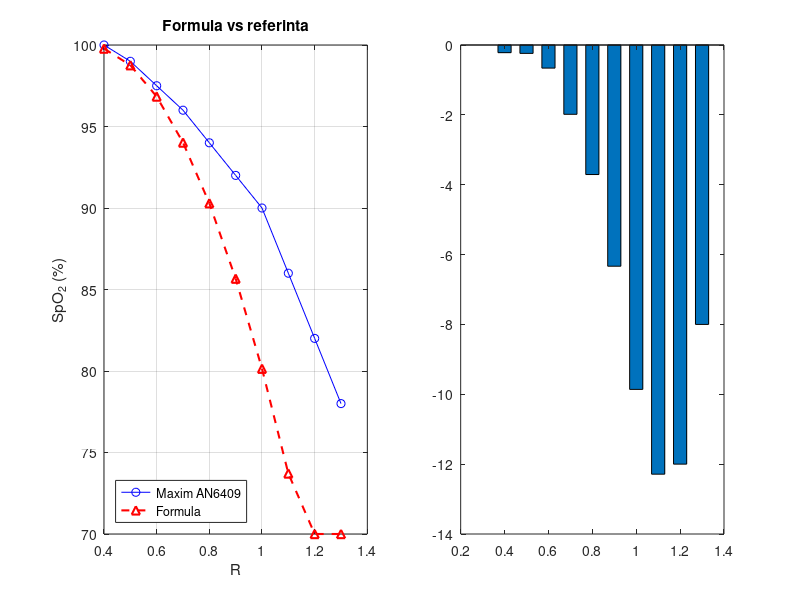

MATLAB code for this plot: (Note: this script raises an error after producing the figure.)
%
% spo2_hw.m, VitalMonitor (proof of concept)
%  Trei verificari numerice aliniate la firmware:
%   1. Formula SpO2 (spo2_sensor.h) vs tabelul de referinta Maxim AN6409
%   2. Reconstructia tensiunii bateriei cu factorul din config.h
%   3. Incarcarea CPU FreeRTOS pe nuclee (estimare)
%  Caracter: simulare / calcul, nu masuratori. Rulare: Run in MATLAB.
%
clear; clc; close all;

% 1. FORMULA SpO2 vs Maxim AN6409
R   = [0.40 0.50 0.60 0.70 0.80 0.90 1.00 1.10 1.20 1.30];
ref = [100   99   97.5  96   94   92   90   86   82   78 ];
sp  = max(70, min(100, -45.06*R.^2 + 30.35*R + 94.85));
err = sp - ref;
fprintf(' FORMULA SpO2 \n');
fprintf('%-6s %-12s %-8s %-8s\n','R','formula','ref','eroare');
for i=1:numel(R); fprintf('%-6.2f %-12.1f %-8.1f %+6.2f%%\n', R(i),sp(i),ref(i),err(i)); end
fprintf('  |eroare| pentru R<=0.70 (SpO2>=96%%): %.2f%%  (valida sub 2%%)\n', max(abs(err(R<=0.70))));

figure('Name','Validare SpO2','Position',[60 60 1000 420]);
subplot(1,2,1); plot(R,ref,'bo-',R,sp,'r^--','LineWidth',1.5); grid on;
  xlabel('R'); ylabel('SpO_2 (%)'); legend('Maxim AN6409','Formula','Location','southwest');
  title('Formula vs referinta');
subplot(1,2,2); bar(R,err,0.6); hold on; yline(3,'r--'); yline(-3,'r--'); grid on;
  xlabel('R'); ylabel('Eroare (%)'); title('Eroare formula (+-3%)');
sgtitle('Fig. Validarea formulei SpO_2 (proof of concept)');

% 2. FACTOR TENSIUNE BATERIE (config.h)
% config.h: ADS_GAIN = GAIN_TWOTHIRDS (+-6.144V) -> LSB = 6.144/32768
% Vbat = raw * BAT_VOLT_FACTOR, cu BAT_VOLT_FACTOR = 0.0001875 (calibrat experimental).
LSB = 6.144/32768;
BAT_VOLT_FACTOR = 0.0001875;
fprintf('\n FACTOR BATERIE (config.h) \n');
fprintf('  LSB (GAIN_TWOTHIRDS) = %.8f V\n', LSB);
fprintf('  BAT_VOLT_FACTOR      = %.8f  (= LSB; calibrat pe punctul raw=20283 -> 3.80 V)\n', BAT_VOLT_FACTOR);
raw = 20283; fprintf('  Verificare: raw=%d -> Vbat = %.3f V\n', raw, raw*BAT_VOLT_FACTOR);
fprintf('  NOTA: cu acest factor, intrarea ADS1115 vede ~tensiunea bateriei.\n');
fprintf('        De verificat pe banc raportul divizorului si incadrarea in domeniul de intrare.\n');

% 3. INCARCARE CPU FreeRTOS (estimare)
tasks = {'ECG','SpO2','Alarme','Temp','OLED','Butoane','WS','SD'};
core  = [1 1 1 1 1 1 0 0];
T_ms  = [4 20 500 2000 500 50 100 1000];
D_ms  = [0.5 1.5 1.0 1.0 3.0 0.2 2.0 5.0];
U = D_ms ./ T_ms * 100;
fprintf('\n UTILIZARE CPU (estimare) \n');
for i=1:numel(tasks); fprintf('  %-9s Core%d  U=%.2f%%\n', tasks{i},core(i),U(i)); end
fprintf('  Core 1 total: %.1f%%  |  Core 0 total: %.1f%%\n', sum(U(core==1)), sum(U(core==0)));
